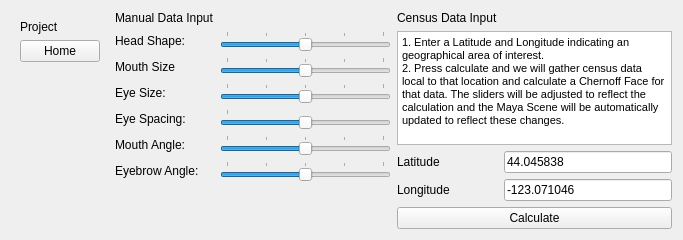
<?xml version="1.0" encoding="UTF-8"?>
<ui version="4.0">
 <class>Form</class>
 <widget class="QWidget" name="Form">
  <property name="geometry">
   <rect>
    <x>0</x>
    <y>0</y>
    <width>683</width>
    <height>240</height>
   </rect>
  </property>
  <property name="windowTitle">
   <string>Form</string>
  </property>
  <layout class="QHBoxLayout" name="horizontalLayout">
   <item>
    <widget class="QWidget" name="navigationPane" native="true">
     <layout class="QVBoxLayout" name="verticalLayout">
      <item>
       <widget class="QLabel" name="assinmentlabel">
        <property name="text">
         <string>Project</string>
        </property>
       </widget>
      </item>
      <item>
       <widget class="QPushButton" name="homeBtn">
        <property name="text">
         <string>Home</string>
        </property>
       </widget>
      </item>
      <item>
       <spacer name="verticalSpacer">
        <property name="orientation">
         <enum>Qt::Vertical</enum>
        </property>
        <property name="sizeHint" stdset="0">
         <size>
          <width>20</width>
          <height>40</height>
         </size>
        </property>
       </spacer>
      </item>
     </layout>
    </widget>
   </item>
   <item>
    <layout class="QFormLayout" name="manualControlPane">
     <item row="1" column="1">
      <widget class="QSlider" name="headShapeSlider">
       <property name="sizePolicy">
        <sizepolicy hsizetype="Expanding" vsizetype="Fixed">
         <horstretch>0</horstretch>
         <verstretch>0</verstretch>
        </sizepolicy>
       </property>
       <property name="minimum">
        <number>-10</number>
       </property>
       <property name="maximum">
        <number>10</number>
       </property>
       <property name="singleStep">
        <number>1</number>
       </property>
       <property name="pageStep">
        <number>1</number>
       </property>
       <property name="orientation">
        <enum>Qt::Horizontal</enum>
       </property>
       <property name="tickPosition">
        <enum>QSlider::TicksAbove</enum>
       </property>
       <property name="tickInterval">
        <number>5</number>
       </property>
      </widget>
     </item>
     <item row="2" column="1">
      <widget class="QSlider" name="mouthSizeSlider">
       <property name="enabled">
        <bool>true</bool>
       </property>
       <property name="cursor">
        <cursorShape>ArrowCursor</cursorShape>
       </property>
       <property name="minimum">
        <number>-10</number>
       </property>
       <property name="maximum">
        <number>10</number>
       </property>
       <property name="singleStep">
        <number>1</number>
       </property>
       <property name="pageStep">
        <number>1</number>
       </property>
       <property name="tracking">
        <bool>true</bool>
       </property>
       <property name="orientation">
        <enum>Qt::Horizontal</enum>
       </property>
       <property name="invertedAppearance">
        <bool>false</bool>
       </property>
       <property name="invertedControls">
        <bool>false</bool>
       </property>
       <property name="tickPosition">
        <enum>QSlider::TicksAbove</enum>
       </property>
       <property name="tickInterval">
        <number>5</number>
       </property>
      </widget>
     </item>
     <item row="2" column="0">
      <widget class="QLabel" name="mouthSizeTag">
       <property name="text">
        <string>Mouth Size</string>
       </property>
      </widget>
     </item>
     <item row="1" column="0">
      <widget class="QLabel" name="headShapeTag">
       <property name="text">
        <string>Head Shape:</string>
       </property>
      </widget>
     </item>
     <item row="3" column="1">
      <widget class="QSlider" name="eyeSizeSlider">
       <property name="sizePolicy">
        <sizepolicy hsizetype="Expanding" vsizetype="Fixed">
         <horstretch>0</horstretch>
         <verstretch>0</verstretch>
        </sizepolicy>
       </property>
       <property name="minimum">
        <number>-10</number>
       </property>
       <property name="maximum">
        <number>10</number>
       </property>
       <property name="singleStep">
        <number>1</number>
       </property>
       <property name="pageStep">
        <number>1</number>
       </property>
       <property name="orientation">
        <enum>Qt::Horizontal</enum>
       </property>
       <property name="tickPosition">
        <enum>QSlider::TicksAbove</enum>
       </property>
       <property name="tickInterval">
        <number>5</number>
       </property>
      </widget>
     </item>
     <item row="3" column="0">
      <widget class="QLabel" name="eyeSizeTag">
       <property name="text">
        <string>Eye Size:</string>
       </property>
      </widget>
     </item>
     <item row="4" column="1">
      <widget class="QSlider" name="eyeSpacingSlider">
       <property name="sizePolicy">
        <sizepolicy hsizetype="Expanding" vsizetype="Fixed">
         <horstretch>0</horstretch>
         <verstretch>0</verstretch>
        </sizepolicy>
       </property>
       <property name="minimum">
        <number>-10</number>
       </property>
       <property name="maximum">
        <number>10</number>
       </property>
       <property name="singleStep">
        <number>1</number>
       </property>
       <property name="pageStep">
        <number>50</number>
       </property>
       <property name="orientation">
        <enum>Qt::Horizontal</enum>
       </property>
       <property name="tickPosition">
        <enum>QSlider::TicksAbove</enum>
       </property>
       <property name="tickInterval">
        <number>50</number>
       </property>
      </widget>
     </item>
     <item row="4" column="0">
      <widget class="QLabel" name="eyeSpacingTag">
       <property name="text">
        <string>Eye Spacing:</string>
       </property>
      </widget>
     </item>
     <item row="5" column="1">
      <widget class="QSlider" name="mouthAngleSlider">
       <property name="sizePolicy">
        <sizepolicy hsizetype="Expanding" vsizetype="Fixed">
         <horstretch>0</horstretch>
         <verstretch>0</verstretch>
        </sizepolicy>
       </property>
       <property name="minimum">
        <number>-10</number>
       </property>
       <property name="maximum">
        <number>10</number>
       </property>
       <property name="singleStep">
        <number>1</number>
       </property>
       <property name="pageStep">
        <number>1</number>
       </property>
       <property name="orientation">
        <enum>Qt::Horizontal</enum>
       </property>
       <property name="tickPosition">
        <enum>QSlider::TicksAbove</enum>
       </property>
       <property name="tickInterval">
        <number>5</number>
       </property>
      </widget>
     </item>
     <item row="5" column="0">
      <widget class="QLabel" name="mouthAngleTag">
       <property name="text">
        <string>Mouth Angle:</string>
       </property>
      </widget>
     </item>
     <item row="6" column="1">
      <widget class="QSlider" name="eyebrowAngleSlider">
       <property name="sizePolicy">
        <sizepolicy hsizetype="Expanding" vsizetype="Fixed">
         <horstretch>0</horstretch>
         <verstretch>0</verstretch>
        </sizepolicy>
       </property>
       <property name="minimum">
        <number>-10</number>
       </property>
       <property name="maximum">
        <number>10</number>
       </property>
       <property name="singleStep">
        <number>1</number>
       </property>
       <property name="pageStep">
        <number>1</number>
       </property>
       <property name="orientation">
        <enum>Qt::Horizontal</enum>
       </property>
       <property name="tickPosition">
        <enum>QSlider::TicksAbove</enum>
       </property>
       <property name="tickInterval">
        <number>5</number>
       </property>
      </widget>
     </item>
     <item row="6" column="0">
      <widget class="QLabel" name="eyebrowAngleTag">
       <property name="text">
        <string>Eyebrow Angle:</string>
       </property>
      </widget>
     </item>
     <item row="0" column="0">
      <widget class="QLabel" name="Section1Label">
       <property name="text">
        <string>Manual Data Input</string>
       </property>
      </widget>
     </item>
    </layout>
   </item>
   <item>
    <layout class="QFormLayout" name="censusDataPane">
     <property name="fieldGrowthPolicy">
      <enum>QFormLayout::AllNonFixedFieldsGrow</enum>
     </property>
     <item row="0" column="0">
      <widget class="QLabel" name="Section2Label">
       <property name="text">
        <string>Census Data Input</string>
       </property>
      </widget>
     </item>
     <item row="1" column="0" colspan="2">
      <widget class="QTextBrowser" name="section2Description">
       <property name="html">
        <string>&lt;!DOCTYPE HTML PUBLIC &quot;-//W3C//DTD HTML 4.0//EN&quot; &quot;http://www.w3.org/TR/REC-html40/strict.dtd&quot;&gt;
&lt;html&gt;&lt;head&gt;&lt;meta name=&quot;qrichtext&quot; content=&quot;1&quot; /&gt;&lt;style type=&quot;text/css&quot;&gt;
p, li { white-space: pre-wrap; }
&lt;/style&gt;&lt;/head&gt;&lt;body style=&quot; font-family:'MS Shell Dlg 2'; font-size:8.25pt; font-weight:400; font-style:normal;&quot;&gt;
&lt;p style=&quot; margin-top:0px; margin-bottom:0px; margin-left:0px; margin-right:0px; -qt-block-indent:0; text-indent:0px;&quot;&gt;&lt;span style=&quot; font-size:8pt;&quot;&gt;1. Enter a Latitude and Longitude indicating an geographical area of interest. &lt;/span&gt;&lt;/p&gt;
&lt;p style=&quot; margin-top:0px; margin-bottom:0px; margin-left:0px; margin-right:0px; -qt-block-indent:0; text-indent:0px;&quot;&gt;&lt;span style=&quot; font-size:8pt;&quot;&gt;2. Press calculate and we will gather census data local to that location and calculate a Chernoff Face for that data. The sliders will be adjusted to reflect the calculation and the Maya Scene will be automatically updated to reflect these changes.&lt;/span&gt;&lt;/p&gt;&lt;/body&gt;&lt;/html&gt;</string>
       </property>
      </widget>
     </item>
     <item row="3" column="0">
      <widget class="QLabel" name="longitudeLabel">
       <property name="text">
        <string>Longitude</string>
       </property>
      </widget>
     </item>
     <item row="3" column="1">
      <widget class="QLineEdit" name="longitudeLineEdit">
       <property name="text">
        <string>-123.071046</string>
       </property>
      </widget>
     </item>
     <item row="5" column="0" colspan="2">
      <widget class="QPushButton" name="calculateCensusBtn">
       <property name="text">
        <string>Calculate</string>
       </property>
      </widget>
     </item>
     <item row="2" column="1">
      <widget class="QLineEdit" name="latitudeLineEdit">
       <property name="text">
        <string>44.045838</string>
       </property>
      </widget>
     </item>
     <item row="2" column="0">
      <widget class="QLabel" name="latitudeLabel">
       <property name="text">
        <string>Latitude</string>
       </property>
      </widget>
     </item>
    </layout>
   </item>
  </layout>
 </widget>
 <resources/>
 <connections/>
</ui>
